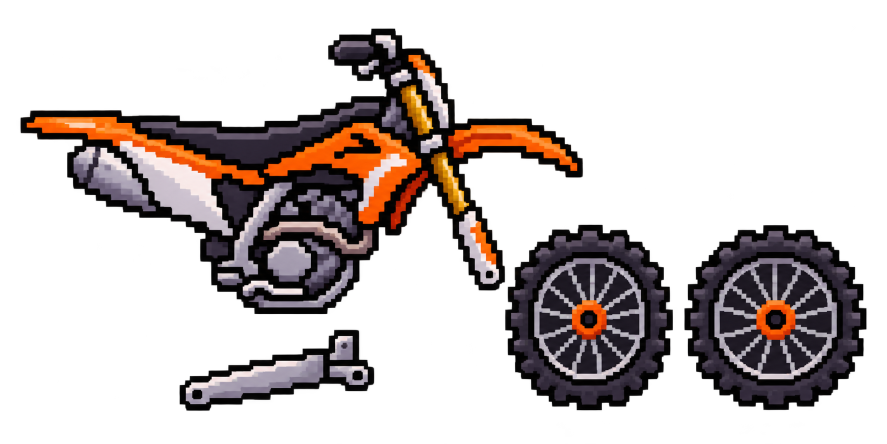
#> input picture tools/art/source/moto_parts.png, 1774 x 887 px (shown at 1/2 size); its folder holds only this picture in this run
$ python moto_parts.py
#> lines starting #> are read from the running program, lines starting #| are printed output that depends on the picture; after the words box and inside, x2 and y2 are one past the last pixel; in counts of white or black regions, pixels touching at a corner belong together
import math
import os
from collections import Counter
from PIL import Image, ImageChops

# Reduces the off-road motorbike parts sheet (tools/art/source/moto_parts.png, an AI illustration
# with ~7 px antialiased blocks, not on a grid) to pixel-art sprites, 1 texel per art pixel:
# body, swingarm and one wheel. Mode per cell over a shared palette, alpha cut at 50%, inner
# outline, D4-symmetric wheel. Also writes 8x previews and an assembled proof to /tmp/moto_preview.
#   python3 -I tools/art/moto_parts.py
HERE = os.path.dirname(os.path.abspath(__file__))
SRC = os.path.join(HERE, "source", "moto_parts.png")
OUT_DIR = os.path.join(HERE, "..", "..", "assets", "moto")
PREVIEW_DIR = "/tmp/moto_preview"
WHEEL_DIAMETER = 30
COLORS = 14
OUTLINE = (20, 16, 19)
DARK_MAX = 48
ZOOM = 8

im = Image.open(SRC).convert("RGBA")
#> im is the input picture: PIL image 1774x887 RGBA; mean R, G, B, A 28.2, 21, 19.6, 80.7
W, H = im.size
rgb = im.convert("RGB")
alpha = im.getchannel("A").point(lambda a: 255 if a >= 128 else 0)
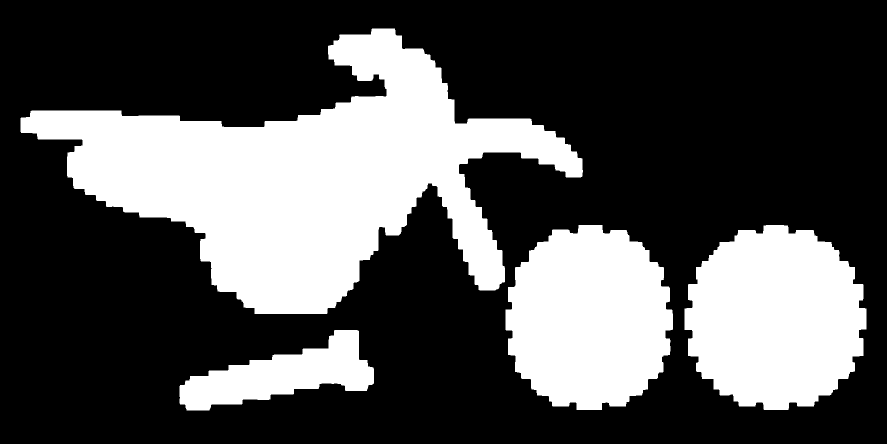
#> alpha: PIL image 1774x887 L (shown at 1/2 size); 31.9% white; 4 white regions, box (x1, y1, x2, y2) and area: (41, 57, 1166, 628) 271371, (1369, 450, 1733, 820) 104040, (1011, 450, 1346, 820) 96905, (359, 660, 748, 821) 30135


# 1. Parts are the alpha connected components; each one is picked by a point inside its bbox.
def components():
    a = alpha.tobytes()
    seen = bytearray(W * H)
    labels = {}
    comps = []
    for i in range(W * H):
        if a[i] and not seen[i]:
            seen[i] = 1
            stack = [i]
            members = []
            while stack:
                j = stack.pop()
                members.append(j)
                x = j % W
                for k in (j - 1 if x > 0 else -1, j + 1 if x < W - 1 else -1, j - W, j + W):
                    if 0 <= k < W * H and a[k] and not seen[k]:
                        seen[k] = 1
                        stack.append(k)
            xs = [m % W for m in members]
            ys = [m // W for m in members]
            comps.append(((min(xs), min(ys), max(xs) + 1, max(ys) + 1), members))
    return comps


COMPS = components()
#> after the loop in components, `for i in range(W * H):`: comps = 4 items
#> COMPS = 4 items


def part_mask(px, py):
    for bbox, members in COMPS:
        x0, y0, x1, y1 = bbox
        if x0 <= px < x1 and y0 <= py < y1 and len(members) > 20000:
            mask = bytearray(W * H)
            for m in members:
                mask[m] = 255
            return bbox, Image.frombytes("L", (W, H), bytes(mask))
    raise SystemExit("part not found at %d,%d" % (px, py))


BODY_BBOX, BODY_MASK = part_mask(600, 300)
#> the loop in part_mask, `for bbox, members in COMPS:` made 1 pass
#> (x0, y0, x1, y1) on pass 1: (41, 57, 1166, 628)
#> BODY_MASK: PIL image 1774x887 L; 17.2% white; 1 white region, box (x1, y1, x2, y2) and area: (41, 57, 1166, 628) 271371
#> BODY_BBOX = (41, 57, 1166, 628)
ARM_BBOX, ARM_MASK = part_mask(550, 740)
#> the loop in part_mask, `for bbox, members in COMPS:` made 4 passes
#> (x0, y0, x1, y1) on passes 1 to 4: (41, 57, 1166, 628), (1011, 450, 1346, 820), (1369, 450, 1733, 820), (359, 660, 748, 821)
#> ARM_MASK: PIL image 1774x887 L; 1.9% white; 1 white region, box (x1, y1, x2, y2) and area: (359, 660, 748, 821) 30135
#> ARM_BBOX = (359, 660, 748, 821)
WHEEL_BBOX, WHEEL_MASK = part_mask(1550, 635)  # right-hand wheel: the cleaner, rounder one
#> the loop in part_mask, `for bbox, members in COMPS:` made 3 passes
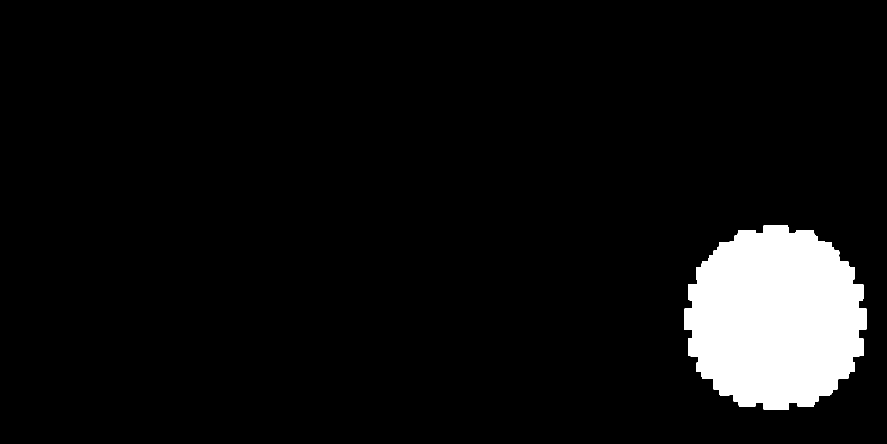
#> WHEEL_MASK: PIL image 1774x887 L (shown at 1/2 size); 6.6% white; 1 white region, box (x1, y1, x2, y2) and area: (1369, 450, 1733, 820) 104040
#> WHEEL_BBOX = (1369, 450, 1733, 820)
print("body", BODY_BBOX, "swingarm", ARM_BBOX, "wheel", WHEEL_BBOX)
#| body (41, 57, 1166, 628) swingarm (359, 660, 748, 821) wheel (1369, 450, 1733, 820)

# 2. Scale: the wheel spans exactly WHEEL_DIAMETER art pixels.
wx0, wy0, wx1, wy1 = WHEEL_BBOX
#> wx0 = 1369; wy0 = 450; wx1 = 1733; wy1 = 820
SCALE = max(wx1 - wx0, wy1 - wy0) / WHEEL_DIAMETER
#> SCALE = 12.33
print("scale %.3f source px per art px" % SCALE)
#| scale 12.333 source px per art px

# 3. Palette from the opaque pixels of the three parts, outline colour forced in.
union = Image.new("L", (W, H), 0)
#> union: PIL image 1774x887 L; every value is 0
for m in (BODY_MASK, ARM_MASK, WHEEL_MASK):
    union.paste(255, (0, 0), m)
#> this loop made 3 passes
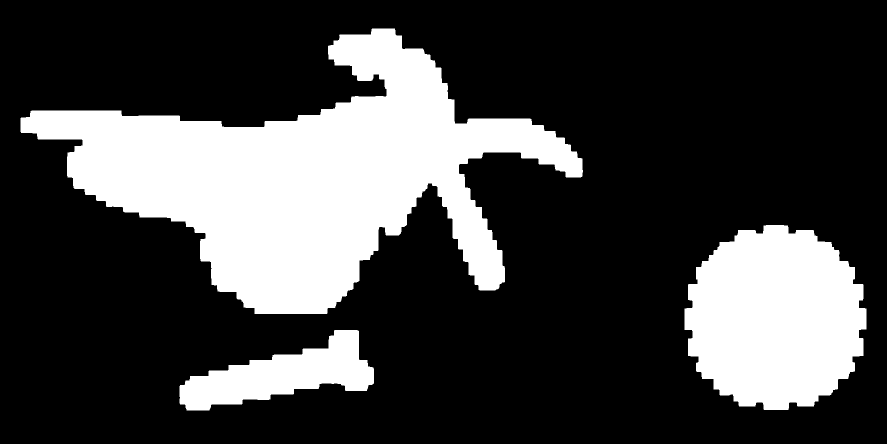
#> union: PIL image 1774x887 L (shown at 1/2 size); 25.8% white; 3 white regions, box (x1, y1, x2, y2) and area: (41, 57, 1166, 628) 271371, (1369, 450, 1733, 820) 104040, (359, 660, 748, 821) 30135
up = union.load()
rp = rgb.load()
opaque = [rp[x, y] for y in range(0, H, 2) for x in range(0, W, 2) if up[x, y]]
#> opaque = 101425 items
opaque = [c for c in opaque if max(c) >= DARK_MAX]
#> opaque = 56218 items


def is_gold(c):
    return c[0] > 140 and c[2] < 100 and 0.6 * c[0] < c[1] < 0.85 * c[0]


def median_cut(pixels, n):
    img = Image.new("RGB", (len(pixels), 1))
    img.putdata(pixels)
    q = img.quantize(colors=n, method=Image.Quantize.MEDIANCUT, kmeans=4, dither=Image.Dither.NONE)
    flat = q.getpalette()[: n * 3]
    return [tuple(flat[i * 3:i * 3 + 3]) for i in range(n)]


# The gold fork is a small area that a global cut would merge into the orange, so it gets its own.
N_GOLD = 2
palette = median_cut([c for c in opaque if is_gold(c)], N_GOLD)
#> in median_cut, `flat = q.getpalette()[: n * 3]`: flat = [247, 169, 57, 216, 141, 6]
#> palette = [(247, 169, 57), (216, 141, 6)]
palette += median_cut([c for c in opaque if not is_gold(c)], COLORS - 1 - N_GOLD) + [OUTLINE]
#> palette = [(247, 169, 57), (216, 141, 6), (244, 230, 230), (208, 195, 201), (172, 163, 178), (252, 140, 47), (142, 131, 151), (249, 95, 3), (118, 103, 121), (176, 58, 2), (96, 85, 103), (66, 58, 73), (48, 39, 52), (20, 16, 19)]
palette.sort(key=lambda c: (c != OUTLINE, sum(c)))
DARK = {i for i, c in enumerate(palette) if max(c) < DARK_MAX}
#> DARK = 1 item
print("palette", ["#%02x%02x%02x" % c for c in palette])
#| palette ['#141013', '#302734', '#423a49', '#b03a02', '#605567', '#766779', '#f95f03', '#d88d06', '#8e8397', '#fc8c2f', '#f7a939', '#aca3b2', '#d0c3c9', '#f4e6e6']

pal_img = Image.new("P", (1, 1))
pal_img.putpalette([v for c in palette for v in c] + [0] * (768 - 3 * len(palette)))
INDEX = rgb.quantize(palette=pal_img, dither=Image.Dither.NONE)
INDEX_L = Image.frombytes("L", (W, H), INDEX.tobytes())
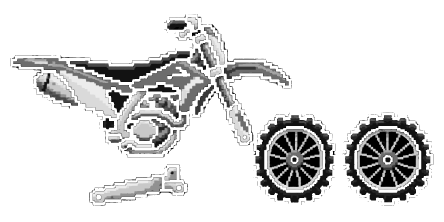
#> INDEX_L: PIL image 1774x887 L (shown at 1/4 size); min 0, max 14, mean 12.06; drawn with min black and max white


def coverage(mask, ox, oy, cols, rows):
    """Fraction (0..255) of each art cell covered by mask; cell (0,0) starts at source (ox, oy)."""
    box = (ox, oy, ox + cols * SCALE, oy + rows * SCALE)
    return list(mask.resize((cols, rows), Image.BOX, box=box).getdata())


def class_masks(mask):
    return [ImageChops.multiply(INDEX_L.point([255 if i == k else 0 for i in range(256)]), mask)
            for k in range(len(palette))]


def reduce(mask, bbox, ox=None, oy=None, cols=None, rows=None):
    x0, y0, x1, y1 = bbox
    cols = cols or int(math.ceil((x1 - x0) / SCALE)) + 2
    rows = rows or int(math.ceil((y1 - y0) / SCALE)) + 2
    cms = class_masks(mask)
    if ox is None:
        # Grid phase that maximizes colour uniformity per cell.
        best = None
        steps = 6
        for i in range(steps):
            for j in range(steps):
                px_ = x0 - SCALE + SCALE * i / steps
                py_ = y0 - SCALE + SCALE * j / steps
                covs = [coverage(m, px_, py_, cols, rows) for m in cms]
                score = sum(max(c) for c in zip(*covs) if max(c) > 0)
                tot = sum(sum(c) for c in zip(*covs))
                s = score / max(1, tot)
                if best is None or s > best[0]:
                    best = (s, px_, py_)
        _, ox, oy = best
        print("  phase uniformity %.3f at origin (%.2f, %.2f)" % best)
    covs = [coverage(m, ox, oy, cols, rows) for m in cms]
    acov = coverage(mask, ox, oy, cols, rows)
    grid = [[-1] * cols for _ in range(rows)]
    for n, cell in enumerate(zip(*covs)):
        if acov[n] > 127:
            grid[n // cols][n % cols] = max(range(len(cell)), key=lambda k: cell[k])
    return grid, ox, oy


def clean_orphans(grid):
    rows, cols = len(grid), len(grid[0])
    new = [r[:] for r in grid]
    for y in range(1, rows - 1):
        for x in range(1, cols - 1):
            c = grid[y][x]
            if c < 0:
                continue
            n4 = [grid[y + dy][x + dx] for dx, dy in ((1, 0), (-1, 0), (0, 1), (0, -1))]
            if c in n4:
                continue
            n8 = Counter(grid[y + dy][x + dx] for dx in (-1, 0, 1) for dy in (-1, 0, 1) if dx or dy)
            n8.pop(-1, None)
            if n8:
                maj, cnt = n8.most_common(1)[0]
                if cnt >= 3:
                    new[y][x] = maj
    return new


def outline(grid):
    """Inner 1 px outline: opaque cells touching transparency become the outline colour."""
    rows, cols = len(grid), len(grid[0])
    o = palette.index(OUTLINE)
    new = [r[:] for r in grid]
    for y in range(rows):
        for x in range(cols):
            if grid[y][x] < 0 or grid[y][x] in DARK:
                continue
            for dx, dy in ((1, 0), (-1, 0), (0, 1), (0, -1)):
                nx, ny = x + dx, y + dy
                if not (0 <= nx < cols and 0 <= ny < rows) or grid[ny][nx] < 0:
                    new[y][x] = o
                    break
    # Dark source tones collapse into the single outline colour.
    return [[o if c in DARK else c for c in r] for r in new]


def to_image(grid):
    rows, cols = len(grid), len(grid[0])
    img = Image.new("RGBA", (cols, rows), (0, 0, 0, 0))
    p = img.load()
    for y in range(rows):
        for x in range(cols):
            if grid[y][x] >= 0:
                p[x, y] = palette[grid[y][x]] + (255,)
    return img


def crop(img, ox, oy):
    bb = img.getchannel("A").getbbox()
    return img.crop(bb), (ox + bb[0] * SCALE, oy + bb[1] * SCALE)


def art(src_pt, origin):
    """Source px -> art px in a cropped sprite whose top-left texel corner is at origin."""
    return ((src_pt[0] - origin[0]) / SCALE, (src_pt[1] - origin[1]) / SCALE)


# 4. Body and swingarm.
print("body")
g, ox, oy = reduce(BODY_MASK, BODY_BBOX)
#> in reduce, `x0, y0, x1, y1 = bbox`: x0 = 41; y0 = 57; x1 = 1166; y1 = 628
#> in reduce, `cols = cols or int(math.ceil((x1 - x0) / SCALE)) + 2`: cols = 94
#> in reduce, `rows = rows or int(math.ceil((y1 - y0) / SCALE)) + 2`: rows = 49
#> in reduce, `cms = class_masks(mask)`: cms = 14 items
#> the loop in reduce, `for i in range(steps):` made 6 passes
#> after the loop in reduce, `for i in range(steps):`: best = (0.77, 28.67, 44.67)
#> in reduce, `_, ox, oy = best`: ox = 28.67; oy = 44.67
#|   phase uniformity 0.770 at origin (28.67, 44.67)
#> in reduce, `covs = [coverage(m, ox, oy, cols, rows) for m in cms]`: covs = 14 items
#> in reduce, `acov = coverage(mask, ox, oy, cols, rows)`: acov = 4606 values, max 255 at index 152, min 0 at index 0, mean 98.78
#> in reduce, `grid = [[-1] * cols for _ in range(rows)]`: grid = 49 items
#> g = 49 items; ox = 28.67; oy = 44.67
body, body_org = crop(to_image(outline(clean_orphans(clean_orphans(g)))), ox, oy)
#> in clean_orphans, `rows, cols = len(grid), len(grid[0])`: rows = 49; cols = 94
#> in clean_orphans, `new = [r[:] for r in grid]`: new = 49 items
#> in outline, `rows, cols = len(grid), len(grid[0])`: rows = 49; cols = 94
#> in outline, `o = palette.index(OUTLINE)`: o = 0
#> in outline, `new = [r[:] for r in grid]`: new = 49 items
#> in to_image, `rows, cols = len(grid), len(grid[0])`: rows = 49; cols = 94
#> in crop, `bb = img.getchannel("A").getbbox()`: bb = (1, 1, 92, 47)
#> body_org = (41, 57)
print("swingarm")
g, ox, oy = reduce(ARM_MASK, ARM_BBOX)
#> the loop in reduce (call 2), `for i in range(steps):` made 6 passes
#|   phase uniformity 0.738 at origin (346.67, 647.67)
arm_ox, arm_oy = ox, oy
g = outline(clean_orphans(g))
# The eye holes fall below one art pixel; punch them back as single outline texels.
ARM_HOLES = {"pivot_eye": (717, 750), "axle_eye": (394, 788), "shock_eye": (689, 690)}
for hx, hy in ARM_HOLES.values():
    g[int((hy - oy) / SCALE)][int((hx - ox) / SCALE)] = palette.index(OUTLINE)
arm, arm_org = crop(to_image(g), ox, oy)

# 5. Wheel: centre on the hub, 30x30 grid with the axle on the corner shared by the 4 middle
# texels, then D4 symmetrized (mode over each 8-texel orbit) so it spins cleanly.
hub = [(x, y) for y in range(wy0, wy1) for x in range(wx0, wx1)
       if WHEEL_MASK.getpixel((x, y)) and rp[x, y][0] > 180 and rp[x, y][2] < 90]
wcx = sum(p[0] for p in hub) / len(hub)
wcy = sum(p[1] for p in hub) / len(hub)
print("wheel hub centre (%.1f, %.1f)" % (wcx, wcy))
#| wheel hub centre (1551.3, 639.0)
N = WHEEL_DIAMETER
half = N / 2
g, ox, oy = reduce(WHEEL_MASK, WHEEL_BBOX, wcx - half * SCALE, wcy - half * SCALE, N, N)
sym = [[-1] * N for _ in range(N)]
for y in range(N):
    for x in range(N):
        orbit = set()
        for a, b in ((x, y), (y, x)):
            for fa, fb in ((a, b), (N - 1 - a, b), (a, N - 1 - b), (N - 1 - a, N - 1 - b)):
                orbit.add((fa, fb))
        votes = Counter(g[b][a] for a, b in orbit)
        best = max(votes.values())
        # Ties keep the darker/transparent choice for a crisper silhouette.
        sym[y][x] = min((c for c, v in votes.items() if v == best), key=lambda c: (c >= 0, sum(palette[c]) if c >= 0 else 0))
sym = outline(sym)

# The thin source spokes do not survive the reduction, so the rim, spokes and hub inside the tyre
# are redrawn geometrically around the axle (still D4 symmetric).
def pal_index(hex_):
    c = tuple(int(hex_[i:i + 2], 16) for i in (1, 3, 5))
    return min(range(len(palette)), key=lambda k: sum((a - b) ** 2 for a, b in zip(palette[k], c)))


RIM, SPOKE, HUB = pal_index("#aca3b2"), pal_index("#766779"), pal_index("#f95f03")
O = palette.index(OUTLINE)
RIM_R = (9.0, 10.05)
SPOKE_ANGLES = [math.radians(22.5 + 45 * k) for k in range(8)]
for y in range(N):
    for x in range(N):
        u, v = x + 0.5 - half, y + 0.5 - half
        r = math.hypot(u, v)
        if r >= RIM_R[1]:
            continue
        if r >= RIM_R[0]:
            c = RIM
        elif r < 1.0:
            c = O
        elif r < 3.2:
            c = HUB
        else:
            c = O
            for a in SPOKE_ANGLES:
                along = u * math.cos(a) + v * math.sin(a)
                across = -u * math.sin(a) + v * math.cos(a)
                if along > 0 and abs(across) < 0.42:
                    c = SPOKE
        sym[y][x] = c
wheel = to_image(sym)
assert wheel.getchannel("A").getbbox() == (0, 0, N, N), wheel.getchannel("A").getbbox()

os.makedirs(OUT_DIR, exist_ok=True)
os.makedirs(PREVIEW_DIR, exist_ok=True)
for name, img in (("moto_body", body), ("moto_swingarm", arm), ("moto_wheel", wheel)):
    img.save(os.path.join(OUT_DIR, name + ".png"))
    img.resize((img.width * ZOOM, img.height * ZOOM), Image.NEAREST).save(os.path.join(PREVIEW_DIR, name + "_8x.png"))
    print("saved", name, img.size)
#> this loop made 3 passes
#> name on passes 1 to 3: 'moto_body', 'moto_swingarm', 'moto_wheel'
#> (printed output is left out)
#> pass 1, `img.resize((img.width * ZOOM, img.height * ZOOM), Image.NEAREST).save(..`:
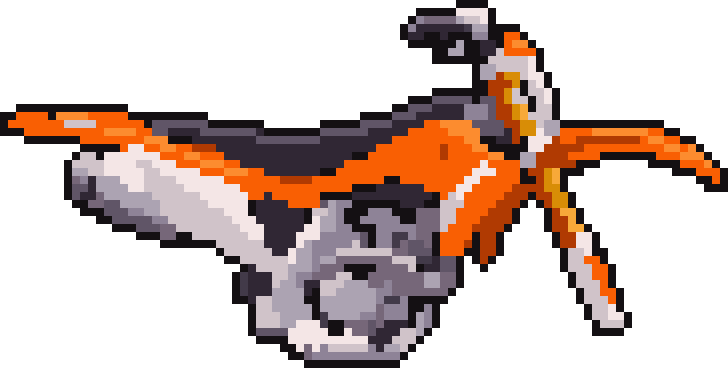
#> saved as moto_body_8x.png: PIL image 728x368 RGBA; mean R, G, B, A 59.4, 41.3, 34.4, 107.8; transparent parts drawn white

# 6. Anchors (source estimates mapped to art px) and an assembled proof.
BODY_SRC = {
    "front_axle": (975, 548),
    "swingarm_pivot": (555, 560),
    "rear_axle": (230, 548),
}
body_a = {k: art(v, body_org) for k, v in BODY_SRC.items()}
# Read off the reduced sprite (art px, texel edges / centres).
body_a.update({
    "footpeg": (33.5, 39.5),
    "grip": (53.5, 3.5),
    "seat_top": (38.5, 15.0),
    "center_of_mass": (45.5, 33.5),
    "crash_bar_top": (58.5, 0.0),
    "crash_seat_rear": (19.5, 14.0),
    "crash_tail": (0.0, 15.0),
    "crash_front": (91.0, 22.0),
})


def eye(src):
    """Centre of the hole texel punched at a source point."""
    tx = int((src[0] - arm_ox) / SCALE)
    ty = int((src[1] - arm_oy) / SCALE)
    return (tx + 0.5 - (arm_org[0] - arm_ox) / SCALE, ty + 0.5 - (arm_org[1] - arm_oy) / SCALE)


arm_a = {k: eye(v) for k, v in ARM_HOLES.items()}
print("body crop origin (%.2f, %.2f) source px" % body_org)
#| body crop origin (41.00, 57.00) source px
for k, v in body_a.items():
    print("body", k, "(%.2f, %.2f)" % v)
#> this loop made 11 passes
#> (k, v) on passes 1 to 8: ('front_axle', (75.73, 39.81)), ('swingarm_pivot', (41.68, 40.78)), ('rear_axle', (15.32, 39.81)), ('footpeg', (33.5, 39.5)), ('grip', (53.5, 3.5)), ('seat_top', (38.5, 15)), ('center_of_mass', (45.5, 33.5)), ('crash_bar_top', (58.5, 0))
#> (printed output is left out)
for k, v in arm_a.items():
    print("swingarm", k, "(%.2f, %.2f)" % v)
#> this loop made 3 passes
#> (k, v) on passes 1 to 3: ('pivot_eye', (29.5, 7.5)), ('axle_eye', (2.5, 10.5)), ('shock_eye', (26.5, 2.5))
#> (printed output is left out)
print("wheel centre (%.1f, %.1f)" % (half, half))
print("wheelbase %.2f art px" % math.dist(body_a["front_axle"], body_a["rear_axle"]))
#| wheelbase 60.41 art px

# Snap the measured frame points, then put the rear axle exactly one swingarm length from the pivot
# along the measured direction, so the mounted arm's axle eye lands on it.
body_a["front_axle"] = (75.5, 40.0)
body_a["swingarm_pivot"] = (41.5, 40.5)
ape, aae = arm_a["pivot_eye"], arm_a["axle_eye"]
piv, est = body_a["swingarm_pivot"], body_a["rear_axle"]
k = math.dist(ape, aae) / math.dist(piv, est)
ax = body_a["rear_axle"] = (piv[0] + (est[0] - piv[0]) * k, piv[1] + (est[1] - piv[1]) * k)
print("body rear_axle (mounted) (%.2f, %.2f)" % ax)
#| body rear_axle (mounted) (14.34, 39.78)
print("wheelbase (mounted) %.2f art px" % math.dist(body_a["front_axle"], ax))
#| wheelbase (mounted) 61.16 art px
ang_body = math.atan2(ax[1] - piv[1], ax[0] - piv[0])
ang_arm = math.atan2(aae[1] - ape[1], aae[0] - ape[0])
rest = math.degrees(ang_body - ang_arm)
rest = (rest + 180) % 360 - 180
print("swingarm rest angle %.2f deg (clockwise, y down)" % rest)
#| swingarm rest angle 7.85 deg (clockwise, y down)
print("arm length %.2f, body pivot->axle %.2f" % (math.dist(ape, aae), math.dist(piv, ax)))
#| arm length 27.17, body pivot->axle 27.17

PZ = ZOOM
margin = 20
proof = Image.new("RGBA", (body.width + 2 * margin, body.height + 2 * margin), (110, 170, 120, 255))
r = math.radians(rest)
cos_r, sin_r = math.cos(r), math.sin(r)
# Rotate the pivot eye position to find where to paste the rotated arm.
# PIL's expand=True rotates about the image centre; recompute by transforming the eye.
cx, cy = arm.width / 2, arm.height / 2
dx, dy = ape[0] - cx, ape[1] - cy
rx, ry = dx * cos_r - dy * sin_r, dx * sin_r + dy * cos_r
arm_rot = arm.rotate(-rest, resample=Image.NEAREST, expand=True)
eye_rot = (arm_rot.width / 2 + rx, arm_rot.height / 2 + ry)
layer = Image.new("RGBA", proof.size, (0, 0, 0, 0))
#> layer: PIL image 131x86 RGBA; every value is 0
for axle in (body_a["front_axle"], ax):
    layer.alpha_composite(wheel, (int(round(margin + axle[0] - half)), int(round(margin + axle[1] - half))))
#> this loop made 2 passes
#> axle on passes 1 to 2: (75.5, 40), (14.34, 39.78)
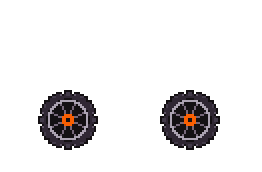
#> layer: PIL image 131x86 RGBA (shown 2 times larger); mean R, G, B, A 7.6, 6, 6.6, 30.8; transparent parts drawn white
layer.alpha_composite(arm_rot, (int(round(margin + piv[0] - eye_rot[0])), int(round(margin + piv[1] - eye_rot[1]))))
proof.alpha_composite(layer)
proof.alpha_composite(body, (margin, margin))
mark = proof.load()
for k, v in body_a.items():
    x, y = int(margin + v[0]), int(margin + v[1])
    if 0 <= x < proof.width and 0 <= y < proof.height:
        mark[x, y] = (0, 255, 255, 255)
#> this loop made 11 passes
proof.resize((proof.width * PZ, proof.height * PZ), Image.NEAREST).save(os.path.join(PREVIEW_DIR, "moto_assembled_8x.png"))
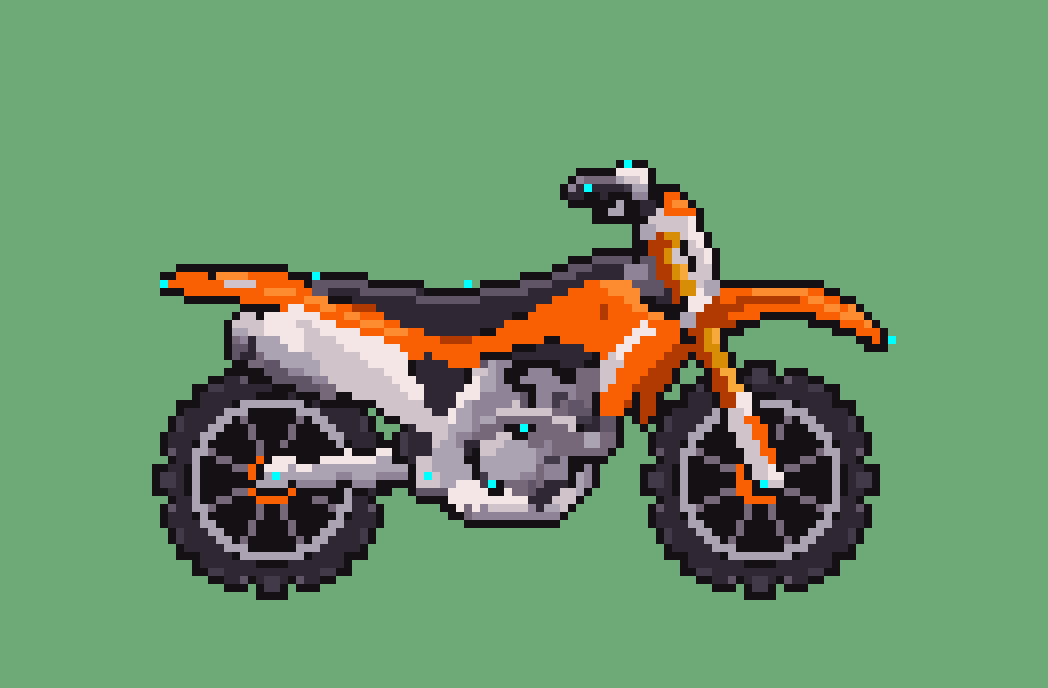
#> saved as moto_assembled_8x.png: PIL image 1048x688 RGBA; mean R, G, B, A 109.7, 146.2, 107.8, 255
print("saved proof")
